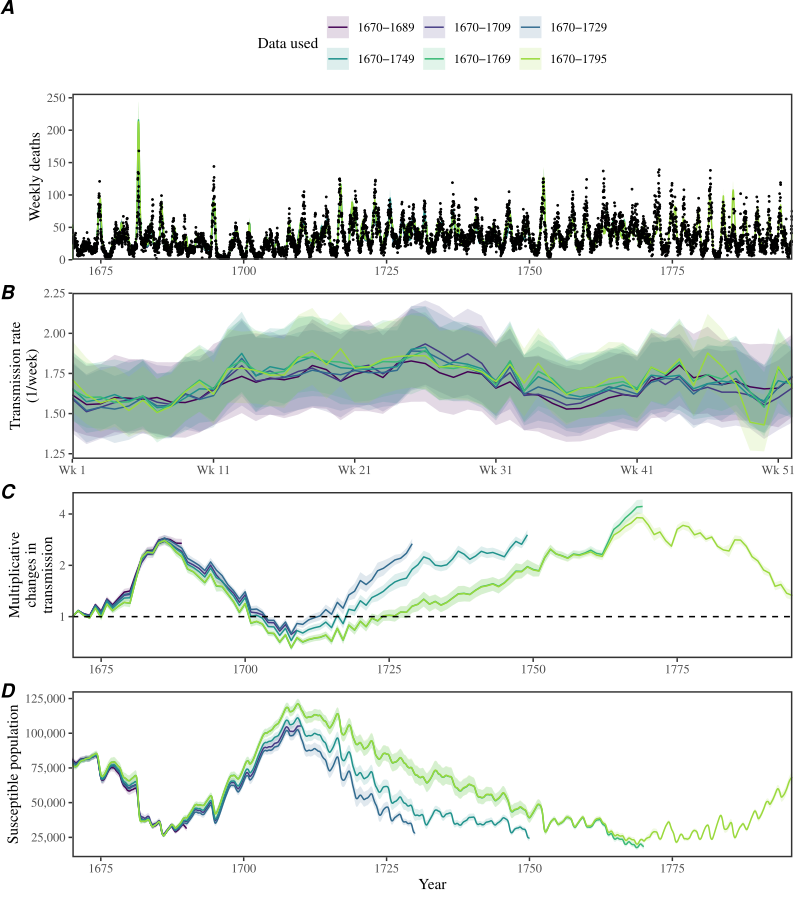

Source code (R):
library(dplyr)
library(ggplot2); theme_set(theme_bw(base_family = "Times"))
library(egg)
source("../script/script_data.R")

files <- list.files("../stanfit_cumulative", pattern="^stanfit_cumulative_[0-9]+\\.rda$",
                    full.names=TRUE)
years <- as.integer(sub("^stanfit_cumulative_([0-9]+)\\.rda$", "\\1", basename(files)))
files <- files[order(years)]
years <- sort(years)
stopifnot(length(years) > 0)

# The cutoff is exclusive: the 1690 fit uses observations through 1689.
fit_labels <- paste0(min(data_final$year), "-", years-1)
data_filter <- data_final %>% filter(year < max(years))

all_summ <- lapply(seq_along(years), function(i) {
  env <- new.env()
  load(files[i], envir=env)
  dd <- env[[paste0("summary_cumulative_", years[i], "_laplace")]]
  stopifnot(!is.null(dd))
  dd
})

# Match each summary to its own fitting period, keeping parameters in time order.
get_data <- function(variable, trans=identity) {
  lapply(seq_along(years), function(i) {
    data_fit <- data_filter %>% filter(year < years[i])
    time <- if (variable=="logbeta") {
      data.frame(week=1:52)
    } else if (variable=="epsilon") {
      data.frame(year=unique(data_fit$year))
    } else {
      data_fit %>% select(year, week)
    }
    dd <- all_summ[[i]]
    dd <- dd[match(paste0(variable, "[", seq_len(nrow(time)), "]"), dd$variable), ]
    stopifnot(!anyNA(dd$variable))

    data.frame(
      time,
      est=trans(dd$median), lwr=trans(dd$q5), upr=trans(dd$q95),
      group=factor(years[i], levels=years, labels=fit_labels)
    )
  }) %>% bind_rows()
}

fitdata <- get_data("C")
betadata <- get_data("logbeta", exp)
epsilondata <- get_data("epsilon", exp)
Sdata <- get_data("S")

common <- list(
  scale_color_viridis_d("Data used", option="D", end=0.85),
  scale_fill_viridis_d("Data used", option="D", end=0.85),
  theme(
    panel.grid = element_blank(),
    panel.border = element_rect(linewidth=1),
    axis.title.x = element_blank(),
    legend.position = "none"
  )
)

g1 <- ggplot(fitdata) +
  geom_ribbon(aes(year+week/52, ymin=lwr, ymax=upr, fill=group), alpha=0.15) +
  geom_line(aes(year+week/52, est, col=group)) +
  geom_point(data=filter(data_filter, missing==0),
             aes(year+week/52, smpx), size=0.3) +
  scale_x_continuous("Year", expand=c(0, 0)) +
  scale_y_continuous("Weekly deaths", expand=expansion(mult=c(0, 0.05))) +
  common +
  guides(color=guide_legend(nrow=2, byrow=TRUE),
         fill=guide_legend(nrow=2, byrow=TRUE)) +
  theme(legend.position="top")

g2 <- ggplot(betadata) +
  geom_ribbon(aes(week, ymin=lwr, ymax=upr, fill=group), alpha=0.15) +
  geom_line(aes(week, est, col=group)) +
  scale_x_continuous("Week of year", expand=c(0, 0),
                     breaks=c(1, 11, 21, 31, 41, 51),
                     labels=c("Wk 1", "Wk 11", "Wk 21", "Wk 31", "Wk 41", "Wk 51")) +
  scale_y_continuous("Transmission rate\n(1/week)") +
  common

g3 <- ggplot(epsilondata) +
  geom_ribbon(aes(year, ymin=lwr, ymax=upr, fill=group), alpha=0.15) +
  geom_line(aes(year, est, col=group)) +
  geom_hline(yintercept=1, lty=2) +
  scale_x_continuous("Year", expand=c(0, 0)) +
  scale_y_log10("Multiplicative\nchanges in\ntransmission",
                breaks=c(0.5, 1, 2, 4), labels=c("1/2", "1", "2", "4")) +
  common

g4 <- ggplot(Sdata) +
  geom_ribbon(aes(year+week/52, ymin=lwr, ymax=upr, fill=group), alpha=0.15) +
  geom_line(aes(year+week/52, est, col=group)) +
  scale_x_continuous("Year", expand=c(0, 0)) +
  scale_y_continuous("Susceptible population",
                     labels=function(x) format(x, big.mark=",", scientific=FALSE, trim=TRUE)) +
  common +
  theme(axis.title.x=element_text())

gcomb <- ggarrange(g1, g2, g3, g4, ncol=1, labels=c("A", "B", "C", "D"))
ggsave("figure_cumulative.pdf", gcomb, width=8, height=9)
